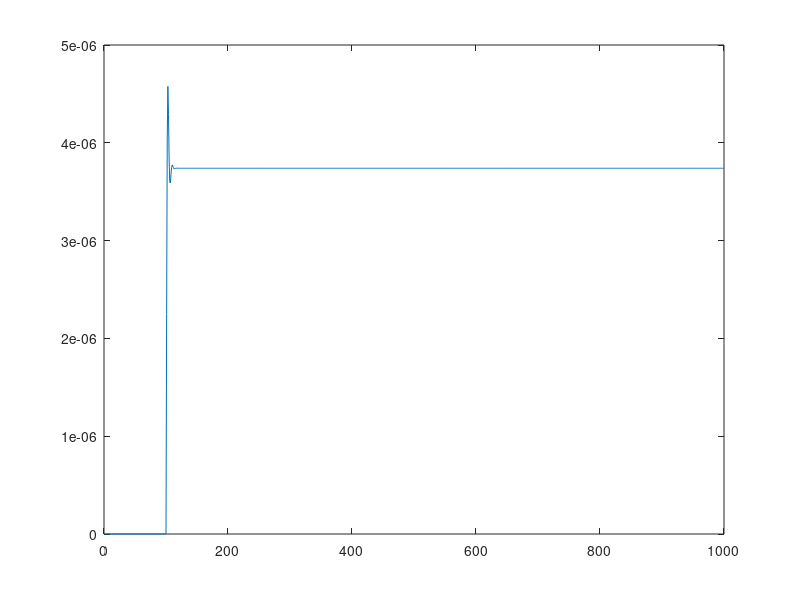

This figure's MATLAB source:
clc
clear
close all


T = 100;
tau = 100;
zeta = 0.25;
kp = 1.1219e-05;
tmin = 0;
tmax = 1000;
delta_t = 1;
t = [tmin:delta_t:tmax];
Q = [ zeros(1,max(size([tmin:delta_t:T]))),...
ones(1,max(size([T+delta_t:delta_t:tmax]))) ];
[val,tindex] = min(abs(t-(T+delta_t)));
T2 = [ zeros(1,max(size([tmin:delta_t:T]))) ];
for ii=tindex:max(size(Q))
T2_next = inv(1/delta_t^2 + 2/delta_t + 2)*...
[kp*Q(ii) + ...
(2/delta_t^2+2/delta_t)*T2(ii-1) ...
- (2/delta_t^2)*T2(ii-2)];
T2 = [T2 T2_next];
end
plot(t,T2)